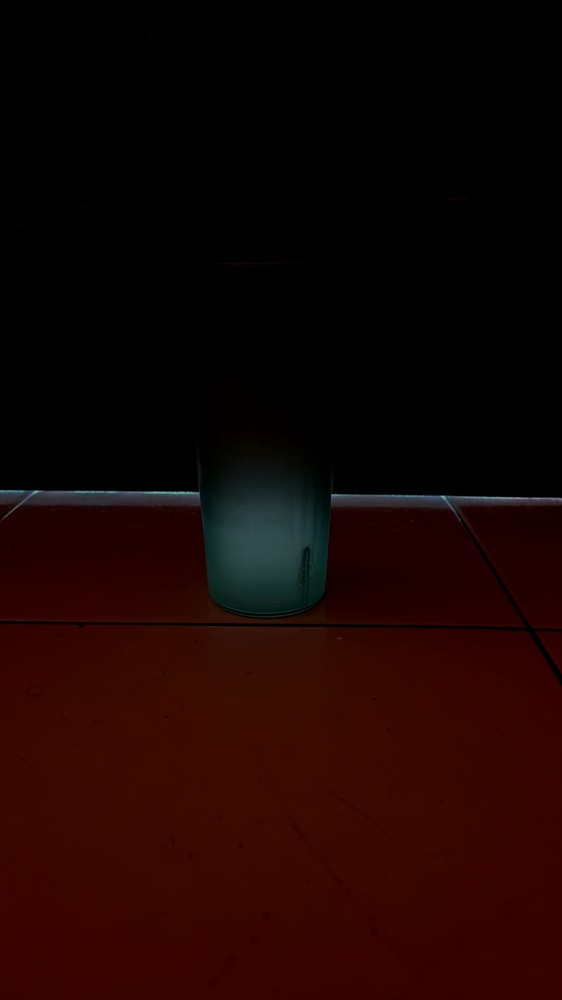
#> input picture image1.jpeg, 562 x 1000 px, shrunk from 899 x 1599 before the run
$ python Pratikum4.py
#> lines starting #> are read from the running program, lines starting #| are printed output that depends on the picture
import cv2
import numpy as np
import matplotlib.pyplot as plt

# =========================
# LOAD IMAGES
# =========================
image1 = cv2.imread("image1.jpeg")
#> image1 is the input picture: shape (1000, 562, 3); mean B, G, R 2.5, 4.7, 25.6
image2 = cv2.imread("image2.jpeg")
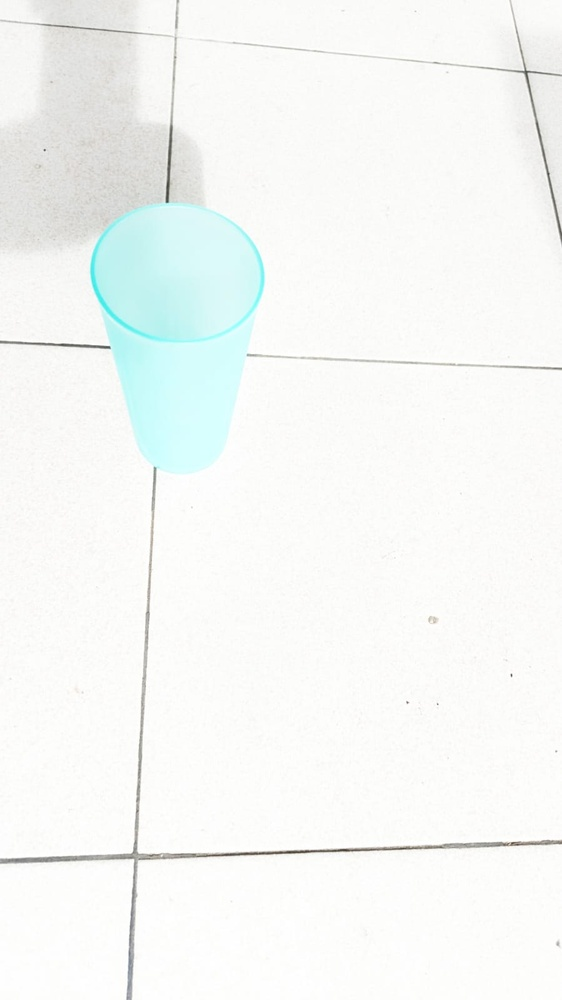
#> input picture image2.jpeg, 562 x 1000 px, shrunk from 899 x 1599 before the run
#> image2 is the input picture: shape (1000, 562, 3); mean B, G, R 246, 248, 245.4
image3 = cv2.imread("image3.jpeg")
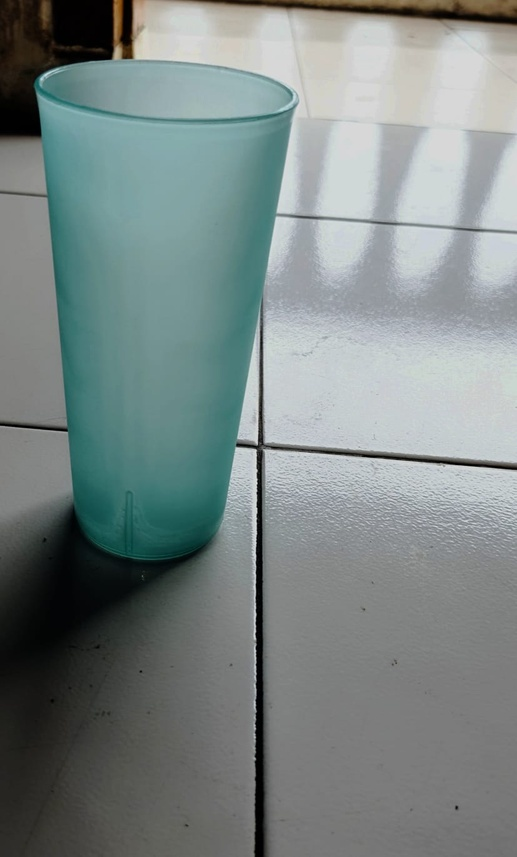
#> input picture image3.jpeg, 517 x 857 px, shrunk from 827 x 1371 before the run
#> image3 is the input picture: shape (857, 517, 3); mean B, G, R 133.4, 134.5, 123.5

images = {
    "Underexposed": image1,
    "Overexposed": image2,
    "Uneven Illumination": image3
}

# =========================
# FUNCTIONS
# =========================

def negative(img):
    return 255 - img

def log_transform(img):
    c = 255 / np.log(1 + np.max(img))
    return np.array(c * np.log(1 + img), dtype=np.uint8)

def gamma_transform(img, gamma):
    table = np.array([(i / 255.0) ** gamma * 255
                      for i in np.arange(0, 256)]).astype("uint8")
    return cv2.LUT(img, table)

def contrast_stretch_auto(img):
    return cv2.normalize(img, None, 0, 255, cv2.NORM_MINMAX)

def hist_equalization(img):
    return cv2.equalizeHist(img)

def clahe(img):
    clahe_obj = cv2.createCLAHE(clipLimit=2.0, tileGridSize=(8, 8))
    return clahe_obj.apply(img)

# =========================
# PROCESS
# =========================

for name, img in images.items():

    gray = cv2.cvtColor(img, cv2.COLOR_BGR2GRAY)

    results = [
        ("Original", gray),
        ("Negative", negative(gray)),
        ("Log", log_transform(gray)),
        ("Gamma 0.5", gamma_transform(gray, 0.5)),
        ("Gamma 1.5", gamma_transform(gray, 1.5)),
        ("Gamma 2.5", gamma_transform(gray, 2.5)),
        ("Stretch Auto", contrast_stretch_auto(gray)),
        ("Hist Eq", hist_equalization(gray)),
        ("CLAHE", clahe(gray))
    ]

    # =============================
    # DISPLAY IMAGES (RAPI)
    # =============================

    plt.figure(figsize=(18, 12))
    plt.suptitle("Enhancement Results - " + name, fontsize=18)

    for i, (title, image) in enumerate(results):
        plt.subplot(3, 3, i+1)
        plt.imshow(image, cmap='gray')
        plt.title(title)
        plt.axis("off")

    plt.subplots_adjust(wspace=0.3, hspace=0.4)
    plt.show()

    # =============================
    # DISPLAY HISTOGRAMS (TERPISAH)
    # =============================

    plt.figure(figsize=(18, 12))
    plt.suptitle("Histogram Results - " + name, fontsize=18)

    for i, (title, image) in enumerate(results):
        plt.subplot(3, 3, i+1)
        plt.hist(image.ravel(), 256, [0,256])
        plt.title(title)

    plt.subplots_adjust(wspace=0.3, hspace=0.4)
    plt.show()
#> this loop made 3 passes
#> (name, c in log_transform) on passes 1 to 3: ('Underexposed', 50.31), ('Overexposed', 45.99), ('Uneven Illumination', 46.85)
#> pass 1, `gray = cv2.cvtColor(img, cv2.COLOR_BGR2GRAY)`:
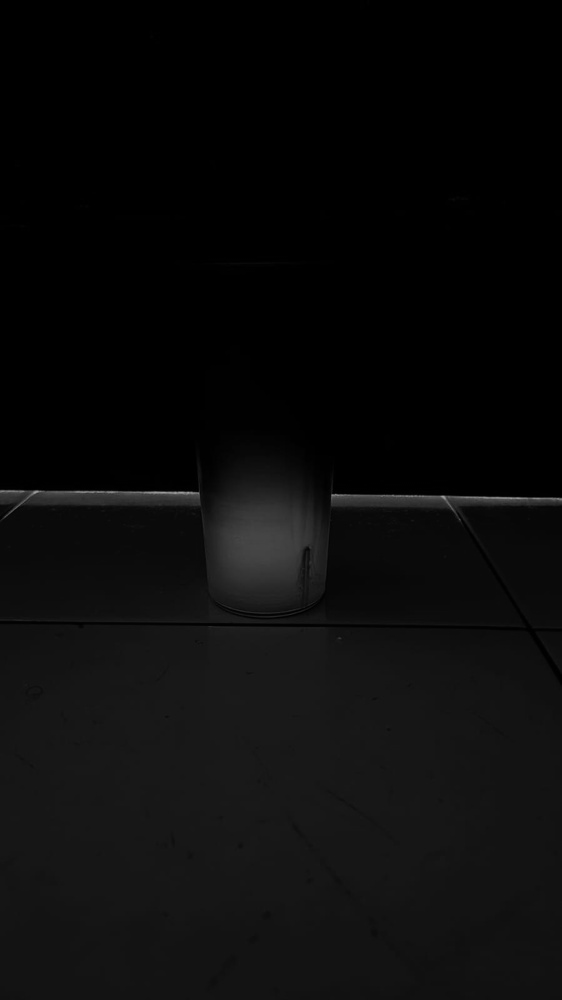
#> gray: shape (1000, 562); min 0, max 158, mean 10.7
#> pass 1, `plt.show()`:
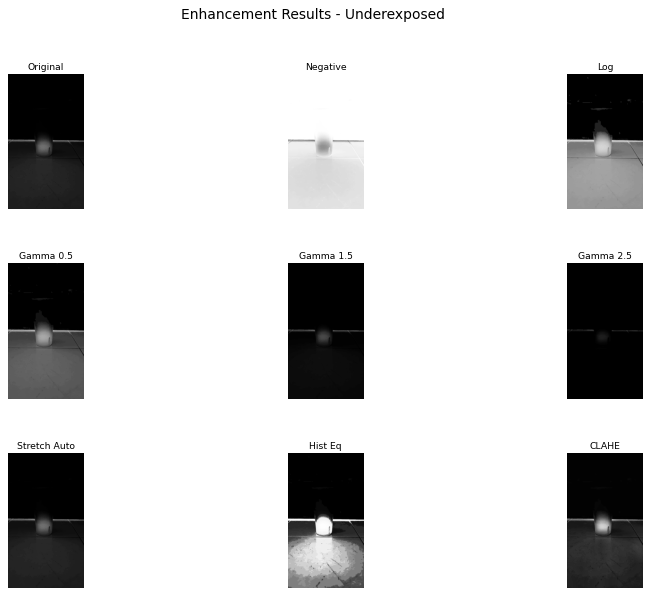
#> figure drawn by matplotlib, 9 panels
#> pass 1, `plt.show()`:
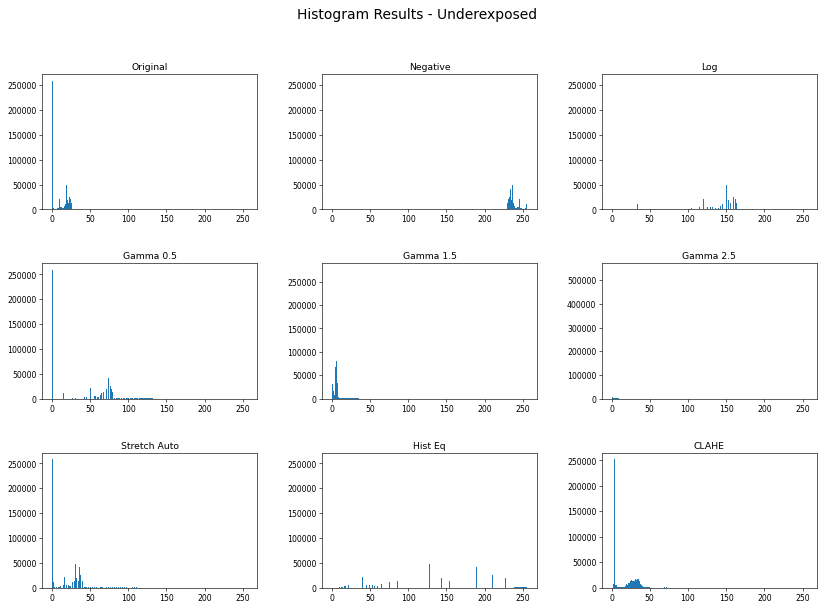
#> figure drawn by matplotlib, 9 panels; panel 1: tallest bar 258947 high, from x = 0 to 1; panel 2: tallest bar 258947 high, from x = 255 to 256; panel 3: tallest bar 258947 high, from x = 0 to 1; panel 4: tallest bar 258947 high, from x = 0 to 1
#> pass 3, `gray = cv2.cvtColor(img, cv2.COLOR_BGR2GRAY)`:
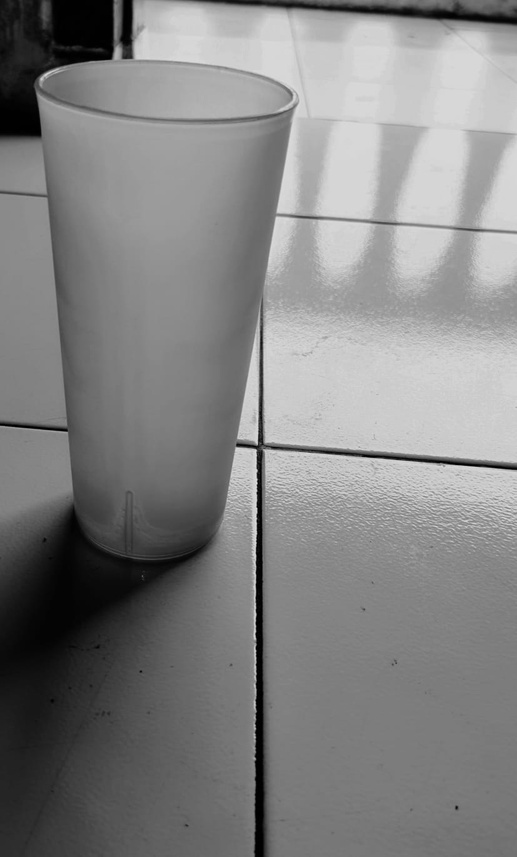
#> gray: shape (857, 517); min 0, max 230, mean 131
#> after the loop:
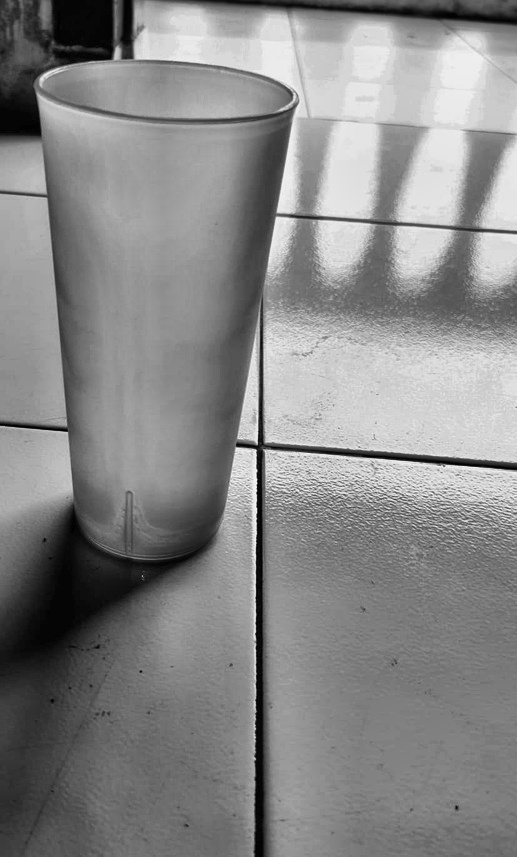
#> image: shape (857, 517); min 0, max 248, mean 135.6
